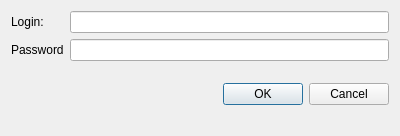
<?xml version="1.0" encoding="UTF-8"?>
<ui version="4.0">
 <class>LoginForm</class>
 <widget class="QWidget" name="LoginForm">
  <property name="geometry">
   <rect>
    <x>0</x>
    <y>0</y>
    <width>400</width>
    <height>136</height>
   </rect>
  </property>
  <property name="windowTitle">
   <string>Chat Server Administrator Login</string>
  </property>
  <layout class="QVBoxLayout" name="verticalLayout">
   <item>
    <layout class="QFormLayout" name="formLayout">
     <item row="0" column="0">
      <widget class="QLabel" name="loginLabel">
       <property name="text">
        <string>Login:</string>
       </property>
      </widget>
     </item>
     <item row="1" column="0">
      <widget class="QLabel" name="paswordLabel">
       <property name="text">
        <string>Password</string>
       </property>
      </widget>
     </item>
     <item row="1" column="1">
      <widget class="QLineEdit" name="passwordEdit">
       <property name="echoMode">
        <enum>QLineEdit::Password</enum>
       </property>
      </widget>
     </item>
     <item row="0" column="1">
      <widget class="QLineEdit" name="loginEdit"/>
     </item>
    </layout>
   </item>
   <item>
    <spacer name="verticalSpacer">
     <property name="orientation">
      <enum>Qt::Vertical</enum>
     </property>
     <property name="sizeHint" stdset="0">
      <size>
       <width>20</width>
       <height>40</height>
      </size>
     </property>
    </spacer>
   </item>
   <item>
    <widget class="QDialogButtonBox" name="buttonBox">
     <property name="standardButtons">
      <set>QDialogButtonBox::Cancel|QDialogButtonBox::Ok</set>
     </property>
    </widget>
   </item>
   <item>
    <widget class="QLabel" name="databaseLabel">
     <property name="text">
      <string/>
     </property>
    </widget>
   </item>
  </layout>
 </widget>
 <tabstops>
  <tabstop>loginEdit</tabstop>
  <tabstop>passwordEdit</tabstop>
 </tabstops>
 <resources/>
 <connections/>
</ui>
